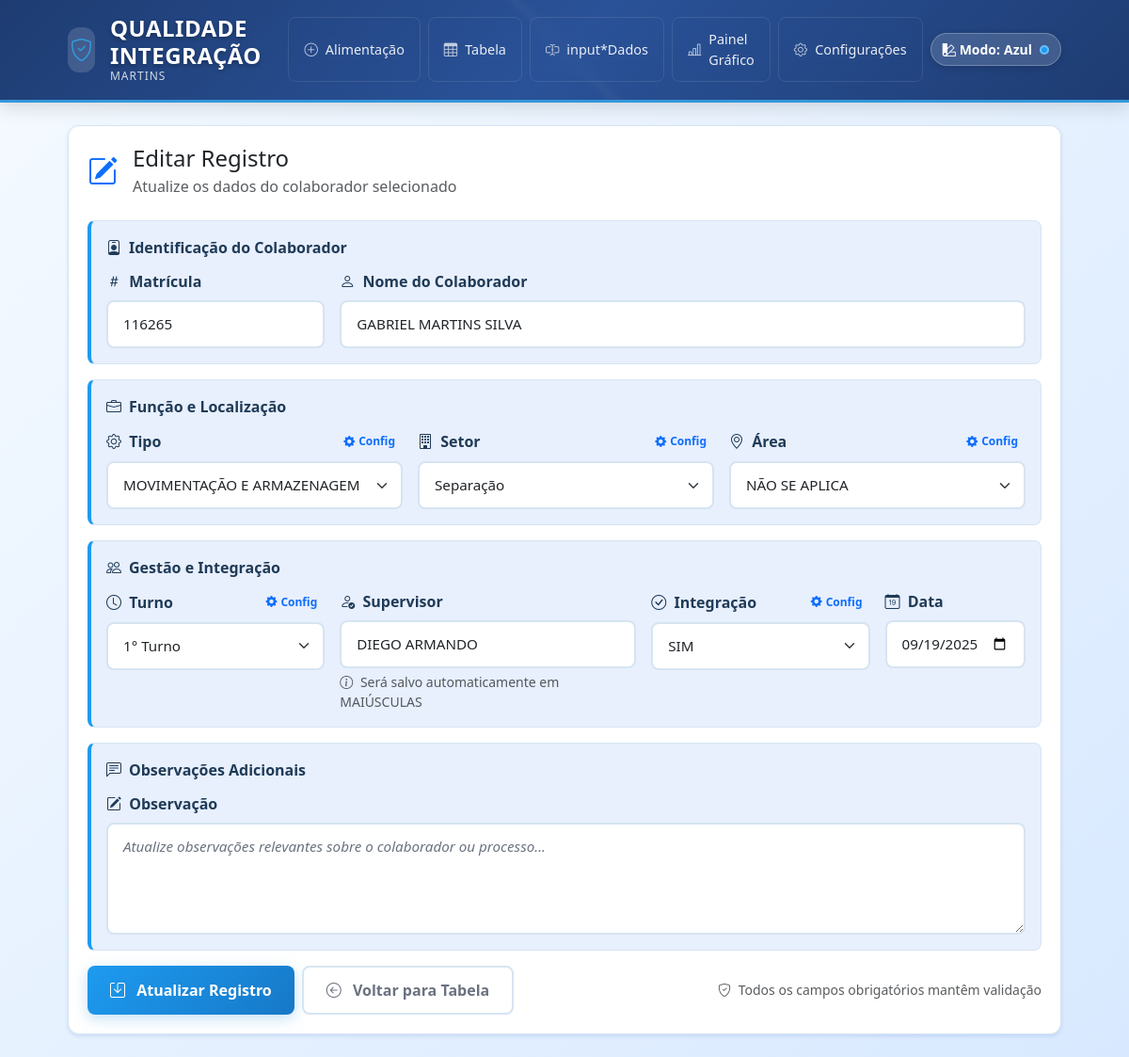
The page /tabela/37/editar?min_data=2025-09-04&max_data=2025-10-03&q_nome=&q_matricula=&q_supervisor=&page=1&per_page=25 on the database its author committed.
### app/models.py (models this page shows, shortened)
class Colaborador(db.Model):
    __tablename__ = 'colaboradores'
    id = db.Column(db.Integer, primary_key=True)
    matricula = db.Column(db.Integer, nullable=False, index=True)
    nome = db.Column(db.String(120), nullable=False)
    tipo = db.Column(db.String(50), nullable=False)  # from list 'tipo'
    setor = db.Column(db.String(50), nullable=False)  # from list 'setor'
    area = db.Column(db.String(120), nullable=False)  # list 'area' (editable)
    turno = db.Column(db.String(50), nullable=False)  # from list 'turno'
    supervisor = db.Column(db.String(120), nullable=False)  # stored UPPER
    integracao = db.Column(db.String(10), nullable=False)  # from list 'integracao'
    data = db.Column(db.Date, nullable=False, default=datetime.utcnow)
    observacao = db.Column(db.Text, nullable=True)
    created_at = db.Column(db.DateTime, default=datetime.utcnow)

### app/views.py (the view, shortened to what this page needs)
@bp.route('/tabela/<int:item_id>/editar', methods=['GET', 'POST'])
def editar_colaborador(item_id: int):
    col = Colaborador.query.get_or_404(item_id)
    lists = {
        'tipo': get_list('tipo'),
        'setor': get_list('setor'),
        'area': get_list('area'),
        'turno': get_list('turno'),
        'integracao': get_list('integracao'),
    }
    for key in ('tipo', 'setor', 'area', 'turno', 'integracao'):
        current_value = getattr(col, key, None)
        if current_value and current_value not in lists[key]:
            lists[key] = [current_value] + lists[key]
    filters_raw = {
        'min_data': request.args.get('min_data'),
        'max_data': request.args.get('max_data'),
        'q_nome': request.args.get('q_nome'),
        'q_matricula': request.args.get('q_matricula'),
        'q_supervisor': request.args.get('q_supervisor'),
        'page': request.args.get('page', type=int),
        'per_page': request.args.get('per_page', type=int),
    }
    filters = {k: v for k, v in filters_raw.items() if v not in (None, '')}
    return_url = url_for('main.tabela', **filters) if filters else url_for('main.tabela')
    form_action = url_for('main.editar_colaborador', item_id=col.id, **filters) if filters else url_for('main.editar_colaborador', item_id=col.id)
    form_data = {
        'matricula': col.matricula,
        'nome': col.nome,
        'tipo': col.tipo,
        'setor': col.setor,
        'area': col.area,
        'turno': col.turno,
        'supervisor': col.supervisor,
        'integracao': col.integracao,
        'data': col.data.strftime('%Y-%m-%d') if col.data else '',
        'observacao': col.observacao or '',
    }
    return render_template(
        'editar_colaborador.html',
        col=col,
        lists=lists,
        form=form_data,
        form_action=form_action,
        return_url=return_url,
    )

### app/views.py (called while the page is built)
def get_list(nome: str) -> list[str]:
    rows = ConfigList.query.filter_by(nome_lista=nome).order_by(ConfigList.valor.asc()).all()
    return [r.valor for r in rows]

### templates/editar_colaborador.html (shortened to what this page needs)
{% extends 'base.html' %}
{% block content %}
<div class="row">
  <div class="col-12">
    <div class="card">
      <div class="card-body">
        <div class="d-flex align-items-center mb-4">
          <i class="bi bi-pencil-square text-primary me-3" style="font-size: 2rem;"></i>
          <div>
            <h2 class="h4 mb-1">Editar Registro</h2>
            <p class="text-muted mb-0">Atualize os dados do colaborador selecionado</p>
          </div>
        </div>
        <form method="post" action="{{ form_action }}">
          <div class="field-group">
            <div class="field-group-title">
              <i class="bi bi-person-badge"></i>
              Identificação do Colaborador
            </div>
            <div class="row g-3">
              <div class="col-md-3">
                <label class="form-label">
                  <i class="bi bi-hash me-1"></i>
                  Matrícula
                </label>
                <input name="matricula" type="number" class="form-control" required
                       value="{{ form.matricula }}"
                       placeholder="Ex.: 12345">
              </div>
              <div class="col-md-9">
                <label class="form-label">
                  <i class="bi bi-person me-1"></i>
                  Nome do Colaborador
                </label>
                <input name="nome" type="text" class="form-control" required
                       value="{{ form.nome }}"
                       placeholder="Ex.: Maria Silva Santos">
              </div>
            </div>
          </div>
          <div class="field-group">
            <div class="field-group-title">
              <i class="bi bi-briefcase"></i>
              Função e Localização
            </div>
            <div class="row g-3">
              <div class="col-md-4">
                <label class="form-label d-flex align-items-center justify-content-between">
                  <span>
                    <i class="bi bi-gear me-1"></i>
                    Tipo
                  </span>
                  <a href="{{ url_for('main.config_lists') }}#tipo" class="btn btn-sm btn-outline-primary config-btn">
                    <i class="bi bi-gear-fill me-1"></i>Config
                  </a>
                </label>
                <select name="tipo" class="form-select" required>
                  {% for v in lists.tipo %}
                  <option value="{{ v }}" {{ 'selected' if form.tipo==v else '' }}>{{ v }}</option>
                  {% endfor %}
                </select>
              </div>
              <div class="col-md-4">
                <label class="form-label d-flex align-items-center justify-content-between">
                  <span>
                    <i class="bi bi-building me-1"></i>
                    Setor
                  </span>
                  <a href="{{ url_for('main.config_lists') }}#setor" class="btn btn-sm btn-outline-primary config-btn">
                    <i class="bi bi-gear-fill me-1"></i>Config
                  </a>
                </label>
                <select name="setor" class="form-select" required>
                  {% for v in lists.setor %}
                  <option value="{{ v }}" {{ 'selected' if form.setor==v else '' }}>{{ v }}</option>
                  {% endfor %}
                </select>
              </div>
              <div class="col-md-4">
                <label class="form-label d-flex align-items-center justify-content-between">
                  <span>
                    <i class="bi bi-geo-alt me-1"></i>
                    Área
                  </span>
                  <a href="{{ url_for('main.config_lists') }}#area" class="btn btn-sm btn-outline-primary config-btn">
                    <i class="bi bi-gear-fill me-1"></i>Config
                  </a>
                </label>
                <select name="area" class="form-select" required>
                  {% for v in lists.area %}
                  <option value="{{ v }}" {{ 'selected' if form.area==v else '' }}>{{ v }}</option>
                  {% endfor %}
                </select>
              </div>
            </div>
          </div>
          <div class="field-group">
            <div class="field-group-title">
              <i class="bi bi-people"></i>
              Gestão e Integração
            </div>
            <div class="row g-3">
              <div class="col-md-3">
                <label class="form-label d-flex align-items-center justify-content-between">
                  <span>
                    <i class="bi bi-clock me-1"></i>
                    Turno
                  </span>
                  <a href="{{ url_for('main.config_lists') }}#turno" class="btn btn-sm btn-outline-primary config-btn">
                    <i class="bi bi-gear-fill me-1"></i>Config
                  </a>
                </label>
                <select name="turno" class="form-select" required>
                  {% for v in lists.turno %}
                  <option value="{{ v }}" {{ 'selected' if form.turno==v else '' }}>{{ v }}</option>
                  {% endfor %}
                </select>
              </div>
              <div class="col-md-4">
                <label class="form-label">
                  <i class="bi bi-person-check me-1"></i>
                  Supervisor
                </label>
                <input name="supervisor" type="text" class="form-control" required
                       value="{{ form.supervisor }}"
                       placeholder="Ex.: JOÃO SILVA">
                <div class="form-text">
                  <i class="bi bi-info-circle me-1"></i>
                  Será salvo automaticamente em MAIÚSCULAS
                </div>
              </div>
              <div class="col-md-3">
                <label class="form-label d-flex align-items-center justify-content-between">
                  <span>
                    <i class="bi bi-check-circle me-1"></i>
                    Integração
                  </span>
                  <a href="{{ url_for('main.config_lists') }}#integracao" class="btn btn-sm btn-outline-primary config-btn">
                    <i class="bi bi-gear-fill me-1"></i>Config
                  </a>
                </label>
                <select name="integracao" class="form-select" required>
                  {% for v in lists.integracao %}
                  <option value="{{ v }}" {{ 'selected' if form.integracao==v else '' }}>{{ v }}</option>
                  {% endfor %}
                </select>
              </div>
              <div class="col-md-2">
                <label class="form-label">
                  <i class="bi bi-calendar-date me-1"></i>
                  Data
                </label>
                <input name="data" type="date" class="form-control" required
                       value="{{ form.data }}">
              </div>
            </div>
          </div>
          <div class="field-group">
            <div class="field-group-title">
              <i class="bi bi-chat-left-text"></i>
              Observações Adicionais
            </div>
            <div class="row">
              <div class="col-12">
                <label class="form-label">
                  <i class="bi bi-pencil-square me-1"></i>
                  Observação
                </label>
                <textarea name="observacao" class="form-control" rows="4"
                          placeholder="Atualize observações relevantes sobre o colaborador ou processo...">{{ form.observacao }}</textarea>
              </div>
            </div>
          </div>
          <div class="d-flex gap-3 justify-content-between align-items-center">
            <div class="d-flex gap-2">
              <button class="btn btn-primary" type="submit">
                <i class="bi bi-save me-2"></i>
                Atualizar Registro
              </button>
              <a class="btn btn-outline-secondary" href="{{ return_url }}">
                <i class="bi bi-arrow-left-circle me-2"></i>
                Voltar para Tabela
              </a>
            </div>
            <div class="text-muted small">
              <i class="bi bi-shield-check me-1"></i>
              Todos os campos obrigatórios mantêm validação
            </div>
          </div>
        </form>
      </div>
    </div>
  </div>
</div>
{% endblock %}

### static/css/styles.css (style rules this page uses)
:root { --primary-color: #2c3e50; --primary-light: #34495e; --accent-color: #3498db; --accent-hover: #2980b9; --success-color: #27ae60; --warning-color: #f39c12; --danger-color: #e74c3c; --light-bg: #e6e7ee; --card-bg: #ffffff; --border-color: #e4e3f0; --text-muted: #6c757d; --shadow-light: 0 2px 4px rgba(0,0,0,0.1); --shadow-medium: 0 4px 12px rgba(0,0,0,0.15); --app-bg: linear-gradient(135deg, #f5f7fa 0%, #c3cfe2 100%); --header-bg: linear-gradient(135deg, #1e3c72 0%, #2a5298 50%, #1e3c72 100%); --acc-color-bg: #fff; }
body { background: var(--app-bg); min-height: 100vh; font-family: 'Segoe UI', system-ui, -apple-system, sans-serif; }
.card { border-radius: 0.75rem; border: 1px solid var(--border-color); box-shadow: var(--shadow-light); background: var(--card-bg); }
.card-body { padding: 1.25rem; }
.form-label { font-weight: 600; color: var(--primary-color); margin-bottom: 0.5rem; }
.form-control, .form-select { border-radius: 0.5rem; border: 2px solid var(--border-color); padding: 0.75rem 1rem; transition: all 0.3s ease; font-size: 0.95rem; }
.form-control::placeholder { color: var(--text-muted); font-style: italic; }
.btn { border-radius: 0.5rem; padding: 0.75rem 1.5rem; font-weight: 600; transition: all 0.3s ease; border: none; }
.btn-primary { background: linear-gradient(135deg, var(--accent-color) 0%, var(--accent-hover) 100%); box-shadow: 0 4px 15px rgba(52, 152, 219, 0.3); }
.btn-outline-secondary { border: 2px solid var(--border-color); color: var(--text-muted); }
.field-group { background: var(--acc-color-bg); border-radius: 0.5rem; padding: 1rem; margin-bottom: 1rem; border: 1px solid var(--border-color); border-left: 4px solid var(--accent-color); }
.field-group-title { font-size: 1rem; font-weight: 700; color: var(--primary-color); margin-bottom: 0.75rem; display: flex; align-items: center; gap: 0.5rem; }
.config-btn { font-size: 0.75rem; padding: 0.25rem 0.5rem; border-radius: 0.25rem; text-decoration: none; transition: all 0.2s ease; }

### static/css/styles-2.css (style rules this page uses)
:root { --primary-color: #1f3b57; --primary-light: #3a5a78; --accent-color: #1d9bf0; --accent-hover: #1778c7; --success-color: #1fbf75; --warning-color: #f59e0b; --danger-color: #ef4444; --light-bg: #f2f7fd; --card-bg: #ffffff; --border-color: #d6e4f2; --text-muted: #6b7280; --shadow-light: 0 2px 4px rgba(13, 71, 161, 0.12); --shadow-medium: 0 4px 12px rgba(13, 71, 161, 0.18); --app-bg: linear-gradient(135deg, #f5faff 0%, #d8e9ff 100%); --header-bg: linear-gradient(135deg, #1e3c72 0%, #2a5298 50%, #1e3c72 100%); --acc-color-bg: #e8effd; }

### rows shown on the page
Colaborador: matricula "116265", nome "GABRIEL MARTINS SILVA", supervisor "DIEGO ARMANDO"

### other values the page prints
form field tipo "MOVIMENTAÇÃO E ARMAZENAGEM"
form field setor "Separação"
form field area "NÃO SE APLICA"
form field turno "1° Turno"
form field integracao "SIM"
